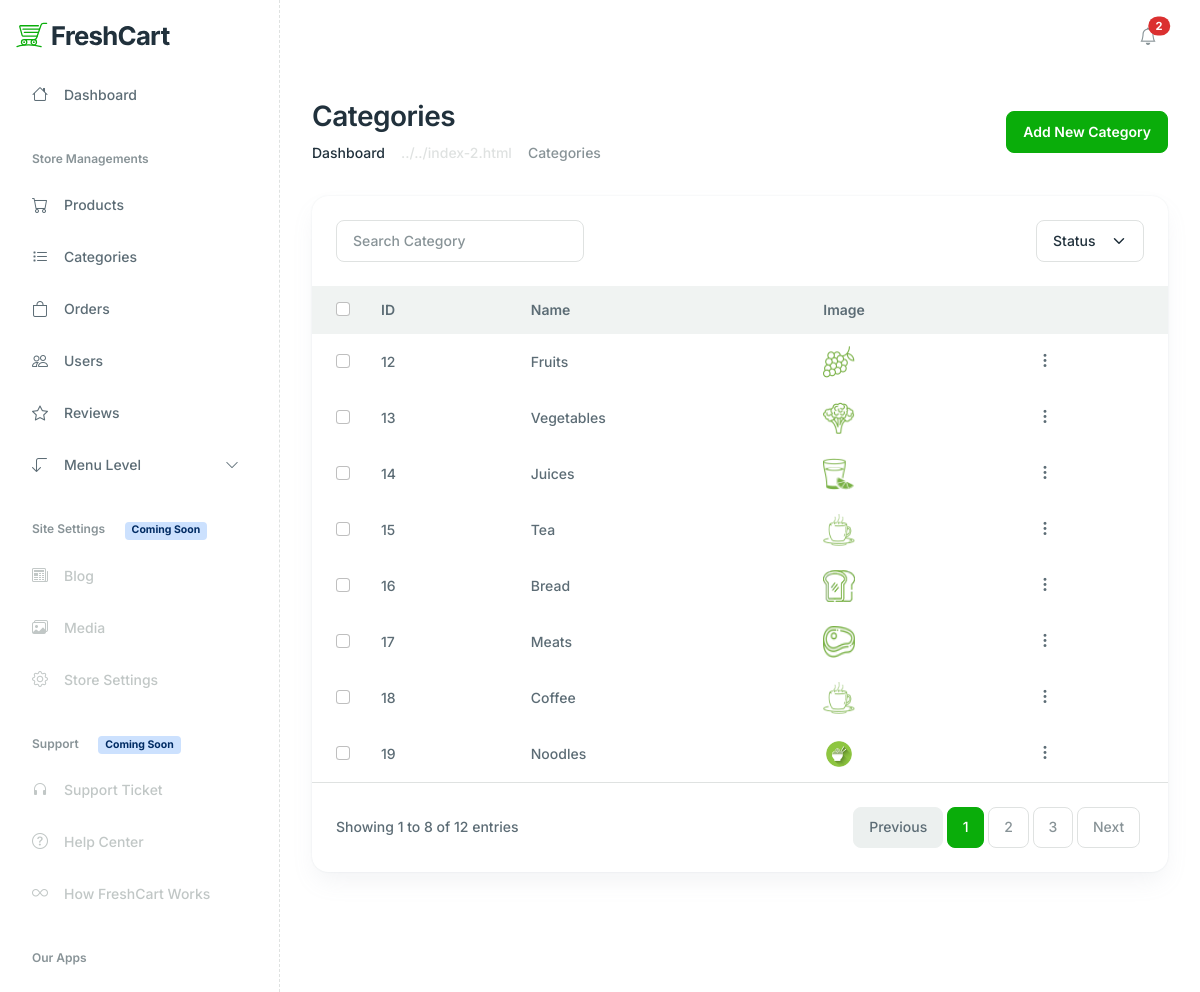
/admin/index.php?act=list_category, run on the app's committed database.
### tables this page shows
CREATE TABLE `category` (
  `id` int(11) NOT NULL,
  `name` varchar(255) NOT NULL,
  `img` varchar(255) NOT NULL
);

### model/pdo.php (called while the page is built, shortened)
<?php
function pdo_get_connection(){
    $servername = "localhost";
    $username = "root";
    $password = "";
    try {
        $conn = new PDO("mysql:host=$servername;dbname=freshcart", $username, $password);
        $conn->setAttribute(PDO::ATTR_ERRMODE, PDO::ERRMODE_EXCEPTION);
        return $conn;
    } catch(PDOException $e) {
        echo "Connection failed: " . $e->getMessage();
    }
}
function pdo_query($sql){
    $sql_args=array_slice(func_get_args(),1);
    try{
        $conn=pdo_get_connection();
        $stmt=$conn->prepare($sql);
        $stmt->execute($sql_args);
        $rows=$stmt->fetchAll();
        return $rows;
    }
    catch(PDOException $e){
        throw $e;
    }
    finally{
        unset($conn);
    }
}
?>

### model/category.php (called while the page is built, shortened)
<?php
    function loadall_category($key_word=""){
        $sql = "SELECT * FROM category WHERE 1";
        $listCategory = pdo_query($sql);
        return  $listCategory;
    }
?>

### admin/category/list.php (the view, shortened to what this page needs)
<div class="main-wrapper">
    <?php include 'box_left.php'; ?>
    <main class="main-content-wrapper">
        <div class="container">
            <div class="row mb-8">
                <div class="col-md-12">
                    <div class="d-flex flex-column flex-md-row justify-content-between align-items-md-center gap-4">
                        <div>
                            <h2>Categories</h2>
                            <nav aria-label="breadcrumb">
                                <ol class="breadcrumb mb-0">
                                    <li class="breadcrumb-item"><a href="#" class="text-inherit">Dashboard</a></li>
                                    <li class="breadcrumb-item active" aria-current="page">Categories</li>
                                </ol>
                            </nav>
                        </div>
                        <div>
                            <a href="index.php?act=add_category" class="btn btn-primary">Add New Category</a>
                        </div>
                    </div>
                </div>
            </div>
            <div class="row">
                <div class="col-xl-12 col-12 mb-5">
                    <div class="card h-100 card-lg">
                        <div class="px-6 py-6">
                            <div class="row justify-content-between">
                                <div class="col-lg-4 col-md-6 col-12 mb-2 mb-md-0">
                                    <form class="d-flex" role="search">
                                        <input class="form-control" type="search" placeholder="Search Category" aria-label="Search" />
                                    </form>
                                </div>
                                <div class="col-xl-2 col-md-4 col-12">
                                    <select class="form-select">
                                        <option selected>Status</option>
                                    </select>
                                </div>
                            </div>
                        </div>
                        <div class="card-body p-0">
                            <div class="table-responsive">
                                <table class="table table-centered table-hover mb-0 text-nowrap table-borderless table-with-checkbox">
                                    <thead class="bg-light">
                                        <tr>
                                            <th>
                                                <div class="form-check">
                                                    <input class="form-check-input" type="checkbox" value="" id="checkAll" />
                                                </div>
                                            </th>
                                            <th>ID</th>
                                            <th>Name</th>
                                            <th>Image</th>
                                            <th></th>
                                        </tr>
                                    </thead>
                                    <tbody>
                                        <?php
                                            foreach ($listCategory as $value) {
                                                extract($value);
                                        ?>
                                        <tr>
                                            <td>
                                                <div class="form-check">
                                                    <input class="form-check-input" type="checkbox" value="" id="categoryOne" />
                                                </div>
                                            </td>
                                            <td><?= $id ?></td>
                                            <td><a href="#" class="text-reset"><?= $name ?></a></td>
                                            <td>
                                                <a href="#!"><img src="../upload/<?= $img ?>" alt="" class="icon-shape icon-sm" /></a>
                                            </td>
                                            <td>
                                                <div class="dropdown">
                                                    <a href="#" class="text-reset" data-bs-toggle="dropdown" aria-expanded="false">
                                                        <i class="feather-icon icon-more-vertical fs-5"></i>
                                                    </a>
                                                </div>
                                            </td>
                                        </tr>
                                        <?php
                                            }
                                        ?>
                                    </tbody>
                                </table>
                            </div>
                        </div>
                        <div class="border-top d-flex justify-content-between align-items-md-center px-6 py-6 flex-md-row flex-column gap-4">
                            <span>Showing 1 to 8 of 12 entries</span>
                            <nav>
                                <ul class="pagination mb-0">
                                    <li class="page-item disabled"><a class="page-link" href="#!">Previous</a></li>
                                    <li class="page-item"><a class="page-link active" href="#!">1</a></li>
                                    <li class="page-item"><a class="page-link" href="#!">2</a></li>
                                    <li class="page-item"><a class="page-link" href="#!">3</a></li>
                                    <li class="page-item"><a class="page-link" href="#!">Next</a></li>
                                </ul>
                            </nav>
                        </div>
                    </div>
                </div>
            </div>
        </div>
    </main>

### data on the page
category: id "12", name "Fruits", img (picture)
category: id "13", name "Vegetables", img (picture)
category: id "14", name "Juices", img (picture)
category: id "15", name "Tea", img (picture)
category: id "16", name "Bread", img (picture)
category: id "17", name "Meats", img (picture)
category: id "18", name "Coffee", img (picture)
category: id "19", name "Noodles", img (picture)
